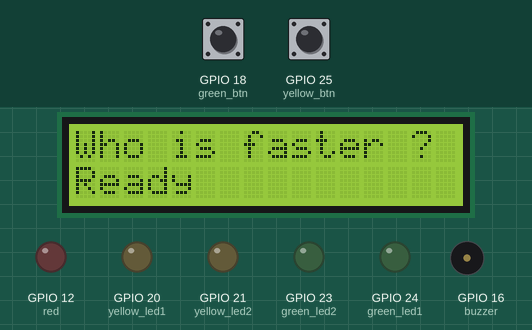
This program was run on a simulated Raspberry Pi (BCM pin numbers). Parts: 16×2 character LCD, output pins drawn as LEDs (lit = HIGH), buzzer (waves = sounding, pin HIGH). The inputs (shaded band) are chosen by the test bench; at power-on: GPIO 18 (green_btn) HIGH, GPIO 25 (yellow_btn) HIGH. Random numbers come from a fixed seed; what the program prints to the terminal is not drawn. At 22.1 s the program stops and its outputs stay as they are.

Above: at 3.7 s.
At 9.3 s:
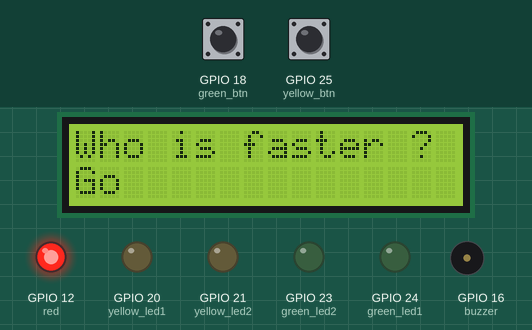
9.4 s: GPIO 18 (green_btn) pulled LOW for 0.15 s
At 10.4 s:
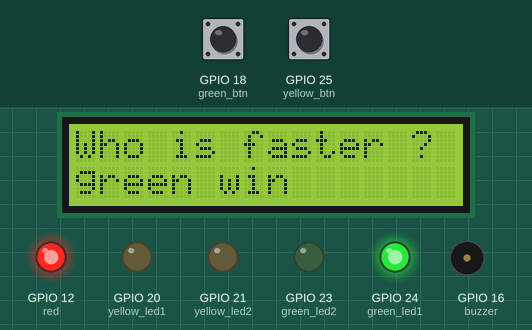
15.5 s: GPIO 18 (green_btn) pulled LOW for 1 s
At 20.3 s:
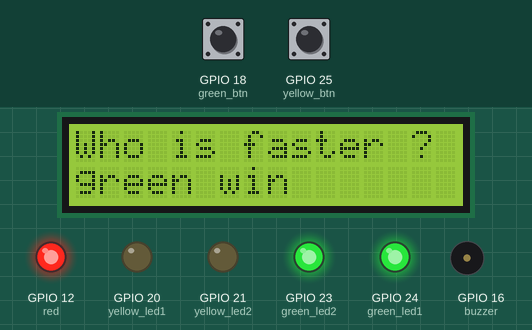
Timing chart, 0 to 23.6 s (numbered marks = the images above; inputs shaded):
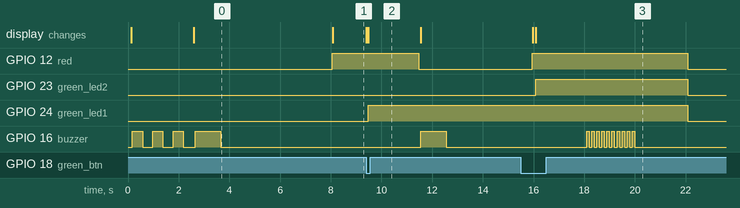

The program:

WhoIsFaster.py
```python
from gpiozero import LED
from gpiozero import Button
from gpiozero import Buzzer
import random
import time
import lesson01.LCD

green_btn = Button(18)
green_led1 = LED(24)
green_led2 = LED(23)

yellow_btn = Button(25)
yellow_led1 = LED(20)
yellow_led2 = LED(21)

red = LED(12)
buzzer = Buzzer(16)

green_count = 0
yellow_count = 0

lcd = lesson01.LCD
lcd.lcd_init()
lcd.lcd_string("Who is faster ?", 0x80)
lcd.lcd_string("Game", 0xC0)

buzzer.beep(0.4, 0.4, 1, False)
buzzer.beep(0.4, 0.4, 1, False)
buzzer.beep(0.4, 0.4, 1, False)
while not (green_count == 2 or yellow_count == 2):
    red.off()
    lcd.lcd_string("Ready", 0xC0)
    buzzer.beep(1, 0.4, 1, False)
    ts = random.randint(2, 10)
    time.sleep(ts)
    red.on()
    lcd.lcd_string("Go", 0xC0)
    while True:
        if green_btn.is_pressed:
            print('green win')
            lcd.lcd_string("green win", 0xC0)
            green_count = green_count + 1
            if green_count == 1:
                green_led1.on()
            else:
                green_led2.on()
            break
        if yellow_btn.is_pressed:
            print('yellow win')
            lcd.lcd_string("yellow win", 0xC0)
            yellow_count = yellow_count + 1
            if yellow_count == 1:
                yellow_led1.on()
            else:
                yellow_led2.on()
            break
    time.sleep(2)

print('game over')
buzzer.beep(0.1, 0.1, 10, False)
time.sleep(2)
```

LCD.py
```python
# coding=utf-8
import socket
import smbus
import time

# please install smbus
# sudo apt-get install -y python-smbus i2c-tools

# Define some device parameters
I2C_ADDR = 0x27  # I2C device address
LCD_WIDTH = 16  # Maximum characters per line

# Define some device constants
LCD_CHR = 1  # Mode - Sending command
LCD_CMD = 0  # Mode - Sending data

LCD_LINE_1 = 0x80  # LCD RAM address for the 1st line
LCD_LINE_2 = 0xC0  # LCD RAM address for the 2nd line
LCD_LINE_3 = 0x94  # LCD RAM address for the 3rd line
LCD_LINE_4 = 0xD4  # LCD RAM address for the 4th line

LCD_BACKLIGHT = 0x08  # On
# LCD_BACKLIGHT = 0x00  # Off

ENABLE = 0b00000100  # Enable bit

# Timing constants
E_PULSE = 0.0005
E_DELAY = 0.0005

# Open I2C interface
# bus = smbus.SMBus(0)  # Rev 1 Pi uses 0
bus = smbus.SMBus(1)  # Rev 2 Pi uses 1

def lcd_init():
    # Initialise display
    lcd_byte(0x33, LCD_CMD)  # 110011 Initialise
    lcd_byte(0x32, LCD_CMD)  # 110010 Initialise
    lcd_byte(0x06, LCD_CMD)  # 000110 Cursor move direction
    lcd_byte(0x0C, LCD_CMD)  # 001100 Display On,Cursor Off, Blink Off
    lcd_byte(0x28, LCD_CMD)  # 101000 Data length, number of lines, font size
    lcd_byte(0x01, LCD_CMD)  # 000001 Clear display
    time.sleep(E_DELAY)


def lcd_byte(bits, mode):
    # Send byte to data pins
    # bits = the data
    # mode = 1 for character
    #        0 for command

    bits_high = mode | (bits & 0xF0) | LCD_BACKLIGHT
    bits_low = mode | ((bits << 4) & 0xF0) | LCD_BACKLIGHT

    # High bits
    bus.write_byte(I2C_ADDR, bits_high)
    lcd_toggle_enable(bits_high)

    # Low bits
    bus.write_byte(I2C_ADDR, bits_low)
    lcd_toggle_enable(bits_low)


def lcd_toggle_enable(bits):
    # Toggle enable
    time.sleep(E_DELAY)
    bus.write_byte(I2C_ADDR, (bits | ENABLE))
    time.sleep(E_PULSE)
    bus.write_byte(I2C_ADDR, (bits & ~ENABLE))
    time.sleep(E_DELAY)


def lcd_string(message, line):
    # Send string to display

    message = message.ljust(LCD_WIDTH, " ")

    lcd_byte(line, LCD_CMD)

    for i in range(LCD_WIDTH):
        lcd_byte(ord(message[i]), LCD_CHR)
```

Measured:
- after the input at 9.4 s, GPIO 12 (red): HIGH → LOW after 2.1 s; GPIO 24 (green_led1): LOW → HIGH after 0.07 s; GPIO 16 (buzzer): LOW → HIGH after 2.1 s, → LOW 1.0 s later; the display: first changes at once (image 2 shows a later state)
- after the input at 15.5 s, GPIO 23 (green_led2): LOW → HIGH after 0.59 s, → LOW 6.0 s later; GPIO 24 (green_led1): HIGH → LOW after 6.6 s; GPIO 16 (buzzer): alternates HIGH for 0.10 s and LOW for 0.10 s, 20 changes in all, then stays LOW, starting after 2.6 s
- what the display in image 0 shows lasts 5.5 s, from 2.6 s to 8.1 s
